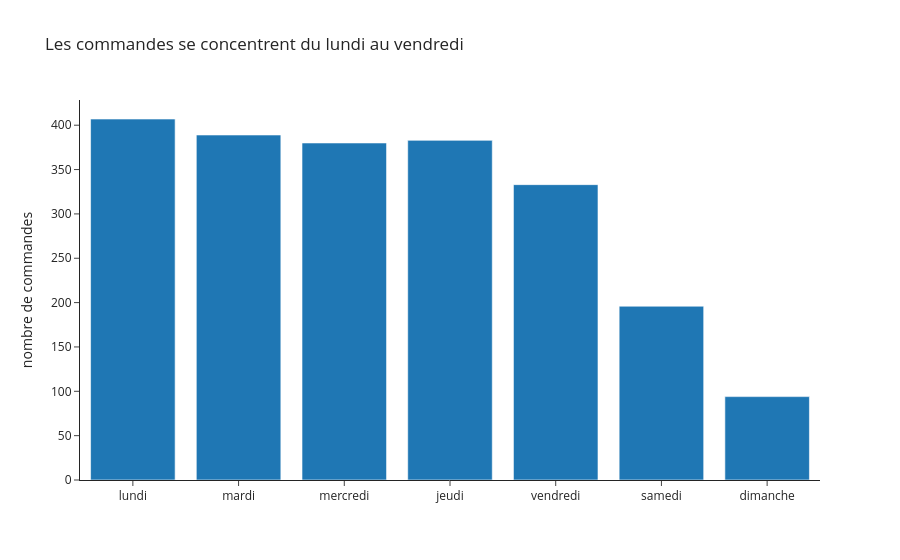

The notebook cell this image was saved under:
### Markdown cell above
### Pour aller plus loin 3.6

Avec `px.histogram`, trace le nombre de commandes par jour de la semaine (colonne `jour`), dans une variable `fig_jours`. Les jours doivent apparaître dans l'ordre du calendrier, du lundi au dimanche : passe la liste des jours dans cet ordre au paramètre `category_orders={"jour": jours}`. Pourquoi ne pas trier ces barres par valeur, comme on l'a fait pour les régions ?

### Code cell
jours = ["lundi", "mardi", "mercredi", "jeudi", "vendredi", "samedi", "dimanche"]

fig_jours = px.histogram(
    ventes,
    x="jour",
    category_orders={"jour": jours},
    labels={"jour": ""},
    title="Les commandes se concentrent du lundi au vendredi",
    template="simple_white",
)
fig_jours.update_layout(yaxis_title="nombre de commandes")
fig_jours.show()

### Figure 1 — Plotly figure (JSON) as saved in the notebook; plotly's stock layout.template omitted (floating-point values rounded to 4 significant figures; data arrays with more than 128 entries replaced by an {"elided": "..."} marker saying what was removed)
{"data": [{"bingroup": "x", "hovertemplate": "=%{x}<br>count=%{y}<extra></extra>", "legendgroup": "", "marker": {"color": "#1F77B4", "pattern": {"shape": ""}}, "name": "", "orientation": "v", "showlegend": false, "type": "histogram", "x": {"elided": "2182 str values"}, "xaxis": "x", "yaxis": "y"}], "layout": {"barmode": "relative", "legend": {"tracegroupgap": 0}, "title": {"text": "Les commandes se concentrent du lundi au vendredi"}, "xaxis": {"anchor": "y", "categoryarray": ["lundi", "mardi", "mercredi", "jeudi", "vendredi", "samedi", "dimanche"], "categoryorder": "array", "domain": [0.0, 1.0], "title": {"text": ""}}, "yaxis": {"anchor": "x", "domain": [0.0, 1.0], "title": {"text": "nombre de commandes"}}}}
